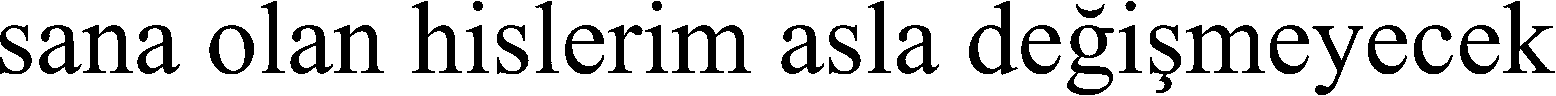
#> input picture textBin.bmp, 1556 x 96 px
$ python -i segmentation.py   (imports and definitions only)
#> lines starting #> are read from the running program, lines starting #| are printed output that depends on the picture; after the words box and inside, x2 and y2 are one past the last pixel; in counts of white or black regions, pixels touching at a corner belong together
from PIL import Image, ImageOps, ImageDraw, ImageFont
import matplotlib.pyplot as plt
import numpy as np


def binImg(filename, resultFilename):
#> called with filename = 'textBin.bmp', resultFilename = 'out.png'
    with Image.open(filename) as img:
#> img is the input picture: PIL image 1556x96 L; 81.3% white; 36 black regions, largest, box (x1, y1, x2, y2) and area: (672, 25, 751, 73) 1494, (1186, 25, 1265, 73) 1476, (1067, 25, 1114, 95) 1271
        img = img.convert('L')

        # Инвертируем цвета для поиска bbox
        invImg = ImageOps.invert(img)
        bbox = invImg.getbbox()
#> bbox = (0, 1, 1555, 95)

        if bbox:
            croppedImg = img.crop(bbox)
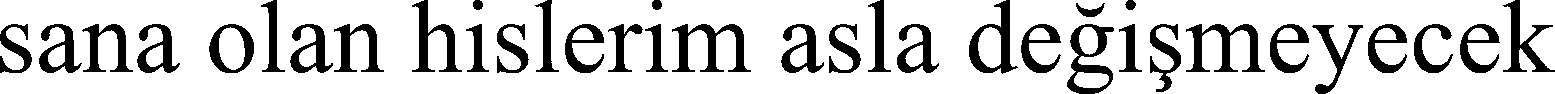
#> croppedImg: PIL image 1555x94 L; 80.9% white; 36 black regions, largest, box (x1, y1, x2, y2) and area: (672, 24, 751, 72) 1494, (1186, 24, 1265, 72) 1476, (1067, 24, 1114, 94) 1271
        else:
            croppedImg = img

        # Преобразуем в монохромный режим с порогом 128
        threshold = 128
        resImg = croppedImg.point(lambda p: 255 if p > threshold else 0, 'L')

        resImg.save(resultFilename)


# [158 lines left out: functions profiles, segmentation, imgChar, characterProfiles, not called in this run]

>>> result = binImg('textBin.bmp', 'out.png')

$ run again, on text.png
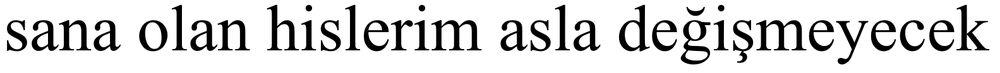
#> input picture text.png, 1000 x 73 px, shrunk from 1583 x 116 before the run
#> in binImg, img is the input picture: PIL image 1000x73 RGBA; mean R, G, B, A 216.2, 216.2, 216.2, 255
#> img: PIL image 1000x73 L
#> in binImg, `invImg = ImageOps.invert(img)`:
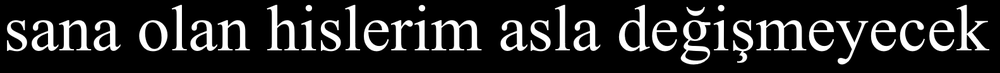
#> invImg: PIL image 1000x73 L; min 0, max 255, mean 38.8
#> bbox = (4, 2, 992, 67)
#> in binImg, `resImg = croppedImg.point(lambda p: 255 if p > threshold else 0, 'L')`:
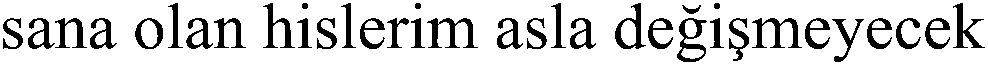
#> resImg: PIL image 988x65 L; 82.9% white; 36 black regions, largest, box (x1, y1, x2, y2) and area: (427, 18, 478, 48) 582, (752, 18, 802, 48) 568, (677, 18, 707, 62) 505
